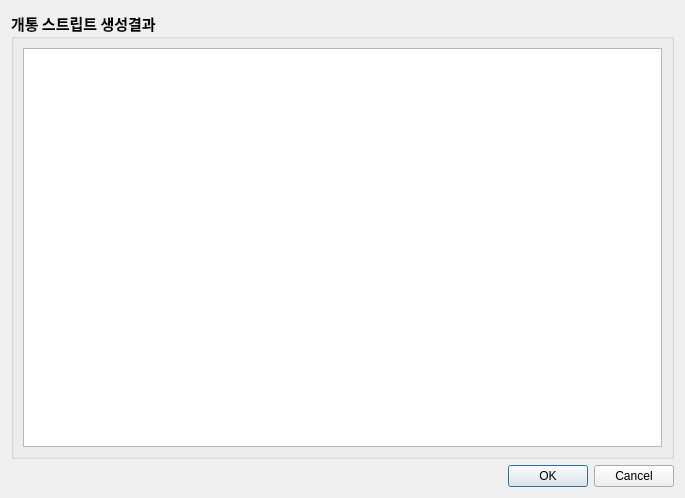
<?xml version="1.0" encoding="UTF-8"?>
<ui version="4.0">
 <class>Dialog</class>
 <widget class="QDialog" name="Dialog">
  <property name="geometry">
   <rect>
    <x>0</x>
    <y>0</y>
    <width>685</width>
    <height>498</height>
   </rect>
  </property>
  <property name="windowTitle">
   <string>Dialog</string>
  </property>
  <layout class="QGridLayout" name="gridLayout">
   <item row="0" column="0">
    <widget class="QGroupBox" name="groupBox">
     <property name="font">
      <font>
       <family>맑은 고딕</family>
       <pointsize>11</pointsize>
       <weight>75</weight>
       <bold>true</bold>
      </font>
     </property>
     <property name="title">
      <string>개통 스트립트 생성결과</string>
     </property>
     <layout class="QGridLayout" name="gridLayout_2">
      <item row="0" column="0">
       <widget class="QPlainTextEdit" name="text_script"/>
      </item>
     </layout>
    </widget>
   </item>
   <item row="1" column="0">
    <widget class="QDialogButtonBox" name="buttonBox">
     <property name="orientation">
      <enum>Qt::Horizontal</enum>
     </property>
     <property name="standardButtons">
      <set>QDialogButtonBox::Cancel|QDialogButtonBox::Ok</set>
     </property>
    </widget>
   </item>
  </layout>
 </widget>
 <resources/>
 <connections>
  <connection>
   <sender>buttonBox</sender>
   <signal>accepted()</signal>
   <receiver>Dialog</receiver>
   <slot>accept()</slot>
   <hints>
    <hint type="sourcelabel">
     <x>248</x>
     <y>254</y>
    </hint>
    <hint type="destinationlabel">
     <x>157</x>
     <y>274</y>
    </hint>
   </hints>
  </connection>
  <connection>
   <sender>buttonBox</sender>
   <signal>rejected()</signal>
   <receiver>Dialog</receiver>
   <slot>reject()</slot>
   <hints>
    <hint type="sourcelabel">
     <x>316</x>
     <y>260</y>
    </hint>
    <hint type="destinationlabel">
     <x>286</x>
     <y>274</y>
    </hint>
   </hints>
  </connection>
 </connections>
</ui>
